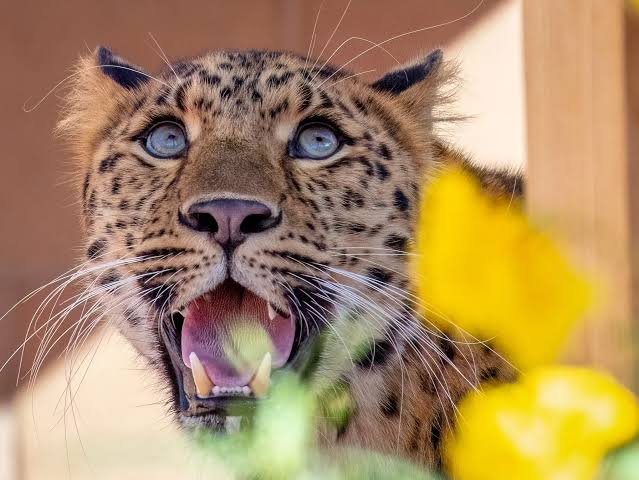
#> input picture Experiment_3/img3.jpg, 639 x 480 px
$ python main.py   (older library calls are emulated)
#> lines starting #> are read from the running program, lines starting #| are printed output that depends on the picture
import cv2
import numpy as np
import matplotlib.pyplot as plt
import time

# ==========================================
# STEP 1: Load Image
# ==========================================

image = cv2.imread("img3.jpg")
#> image is the input picture: shape (480, 639, 3); mean B, G, R 97.9, 139.6, 171.2

if image is None:
    print("Error: image.jpg not found!")
    print("Please keep image.jpg in the same folder as main.py")
    exit()

# Convert BGR to RGB for Matplotlib
image_rgb = cv2.cvtColor(image, cv2.COLOR_BGR2RGB)


# ==========================================
# STEP 2: Display Original Image
# ==========================================

plt.figure(figsize=(6, 4))
plt.imshow(image_rgb)
plt.title("Original Image")
plt.axis("off")
plt.show()


# ==========================================
# STEP 3: Gaussian Filtering
# ==========================================

start = time.time()

gaussian_blur = cv2.GaussianBlur(image, (5, 5), 0)

gaussian_time = time.time() - start

gaussian_rgb = cv2.cvtColor(gaussian_blur, cv2.COLOR_BGR2RGB)

plt.figure(figsize=(6, 4))
plt.imshow(gaussian_rgb)
plt.title("Gaussian Blur")
plt.axis("off")
plt.show()


# ==========================================
# STEP 4: Median Filtering
# ==========================================

start = time.time()

median_filter = cv2.medianBlur(image, 5)

median_time = time.time() - start

median_rgb = cv2.cvtColor(median_filter, cv2.COLOR_BGR2RGB)

plt.figure(figsize=(6, 4))
plt.imshow(median_rgb)
plt.title("Median Filter")
plt.axis("off")
plt.show()


# ==========================================
# STEP 5: Average / Mean Filtering
# ==========================================

start = time.time()

average_filter = cv2.blur(image, (5, 5))

average_time = time.time() - start

average_rgb = cv2.cvtColor(average_filter, cv2.COLOR_BGR2RGB)

plt.figure(figsize=(6, 4))
plt.imshow(average_rgb)
plt.title("Average / Mean Filter")
plt.axis("off")
plt.show()


# ==========================================
# STEP 6: Laplacian Filtering
# ==========================================

gray = cv2.cvtColor(image, cv2.COLOR_BGR2GRAY)
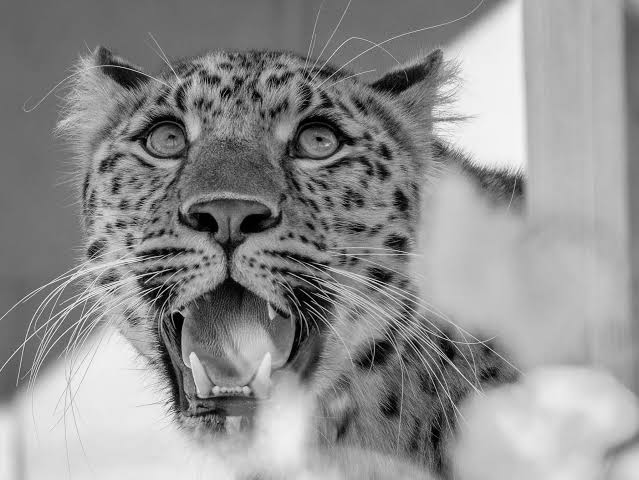
#> gray: shape (480, 639); min 0, max 251, mean 144.3

start = time.time()

laplacian_result = cv2.Laplacian(gray, cv2.CV_64F)
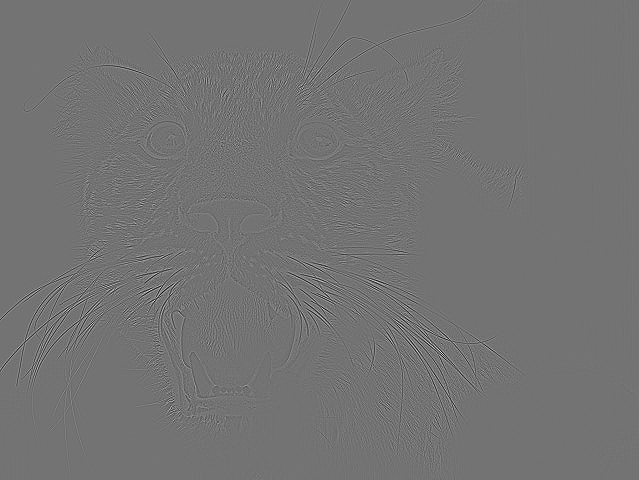
#> laplacian_result: shape (480, 639) float64; min -549, max 663, mean 0; drawn with min black and max white

laplacian_time = time.time() - start

laplacian = cv2.convertScaleAbs(laplacian_result)
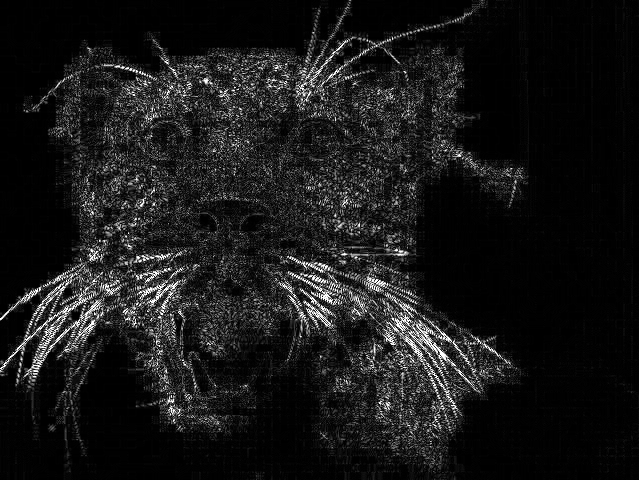
#> laplacian: shape (480, 639); min 0, max 255, mean 24.4

plt.figure(figsize=(6, 4))
plt.imshow(laplacian, cmap="gray")
plt.title("Laplacian Filter")
plt.axis("off")
plt.show()


# ==========================================
# STEP 7: Sobel Edge Detection
# ==========================================

# Sobel X - Vertical Edges
start = time.time()

sobel_x_result = cv2.Sobel(
    gray,
    cv2.CV_64F,
    1,
    0,
    ksize=3
)
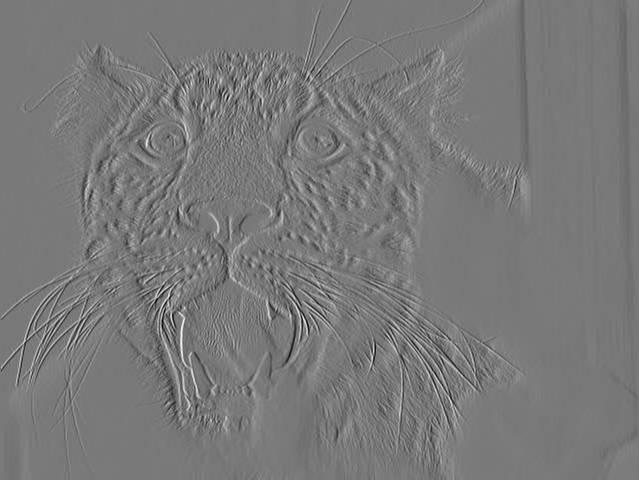
#> sobel_x_result: shape (480, 639) float64; min -620, max 681, mean 0.1; drawn with min black and max white

sobel_x_time = time.time() - start

sobel_x = cv2.convertScaleAbs(sobel_x_result)
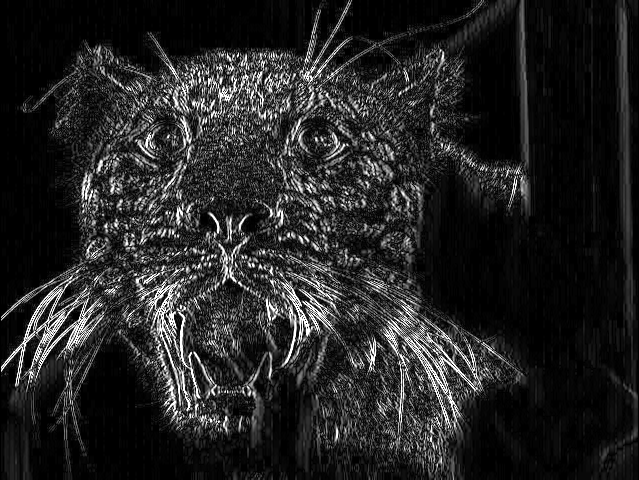
#> sobel_x: shape (480, 639); min 0, max 255, mean 36.5


# Sobel Y - Horizontal Edges
start = time.time()

sobel_y_result = cv2.Sobel(
    gray,
    cv2.CV_64F,
    0,
    1,
    ksize=3
)
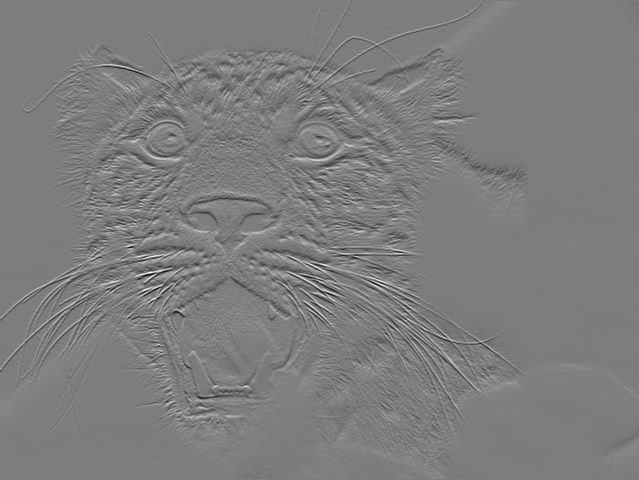
#> sobel_y_result: shape (480, 639) float64; min -761, max 784, mean 1.3; drawn with min black and max white

sobel_y_time = time.time() - start

sobel_y = cv2.convertScaleAbs(sobel_y_result)
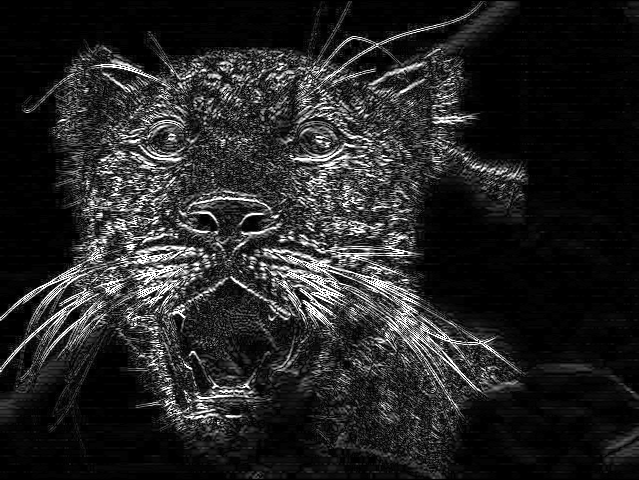
#> sobel_y: shape (480, 639); min 0, max 255, mean 37.3


# Display Sobel X
plt.figure(figsize=(6, 4))
plt.imshow(sobel_x, cmap="gray")
plt.title("Sobel X - Vertical Edges")
plt.axis("off")
plt.show()


# Display Sobel Y
plt.figure(figsize=(6, 4))
plt.imshow(sobel_y, cmap="gray")
plt.title("Sobel Y - Horizontal Edges")
plt.axis("off")
plt.show()


# ==========================================
# STEP 8: Time Comparison
# ==========================================

print("\n========================================")
print("COMPARISON OF FILTERING TECHNIQUES")
print("========================================")

print(f"Gaussian Filter Time : {gaussian_time:.6f} seconds")
print(f"Median Filter Time   : {median_time:.6f} seconds")
print(f"Average Filter Time  : {average_time:.6f} seconds")
print(f"Laplacian Time       : {laplacian_time:.6f} seconds")
print(f"Sobel X Time         : {sobel_x_time:.6f} seconds")
print(f"Sobel Y Time         : {sobel_y_time:.6f} seconds")


# ==========================================
# STEP 9: Combined Comparison
# ==========================================

plt.figure(figsize=(12, 8))

plt.subplot(2, 4, 1)
plt.imshow(image_rgb)
plt.title("Original")
plt.axis("off")

plt.subplot(2, 4, 2)
plt.imshow(gaussian_rgb)
plt.title("Gaussian")
plt.axis("off")

plt.subplot(2, 4, 3)
plt.imshow(median_rgb)
plt.title("Median")
plt.axis("off")

plt.subplot(2, 4, 4)
plt.imshow(average_rgb)
plt.title("Average")
plt.axis("off")

plt.subplot(2, 4, 5)
plt.imshow(laplacian, cmap="gray")
plt.title("Laplacian")
plt.axis("off")

plt.subplot(2, 4, 6)
plt.imshow(sobel_x, cmap="gray")
plt.title("Sobel X")
plt.axis("off")

plt.subplot(2, 4, 7)
plt.imshow(sobel_y, cmap="gray")
plt.title("Sobel Y")
plt.axis("off")

plt.tight_layout()
plt.show()


# ==========================================
# STEP 10: Save Output Images
# ==========================================

cv2.imwrite("original.jpg", image)
cv2.imwrite("gaussian_blur.jpg", gaussian_blur)
cv2.imwrite("median_filter.jpg", median_filter)
cv2.imwrite("average_filter.jpg", average_filter)
cv2.imwrite("laplacian.jpg", laplacian)
cv2.imwrite("sobel_x.jpg", sobel_x)
cv2.imwrite("sobel_y.jpg", sobel_y)

print("\n========================================")
print("ALL OUTPUT IMAGES SAVED SUCCESSFULLY!")
print("========================================")

print("original.jpg")
print("gaussian_blur.jpg")
print("median_filter.jpg")
print("average_filter.jpg")
print("laplacian.jpg")
print("sobel_x.jpg")
print("sobel_y.jpg")


# ==========================================
# OBSERVATIONS
# ==========================================

print("\n========================================")
print("OBSERVATIONS")
print("========================================")

print("1. Gaussian Filter reduces noise and smooths the image.")
print("2. Median Filter is effective for salt-and-pepper noise.")
print("3. Average Filter performs general image smoothing.")
print("4. Laplacian Filter highlights edges and fine details.")
print("5. Sobel X detects vertical edges.")
print("6. Sobel Y detects horizontal edges.")
print("7. Low-pass filters are mainly used for smoothing.")
print("8. High-pass filters are mainly used for edge enhancement.")

$ run again, with Experiment_3/image.jpg copied over Experiment_3/img3.jpg
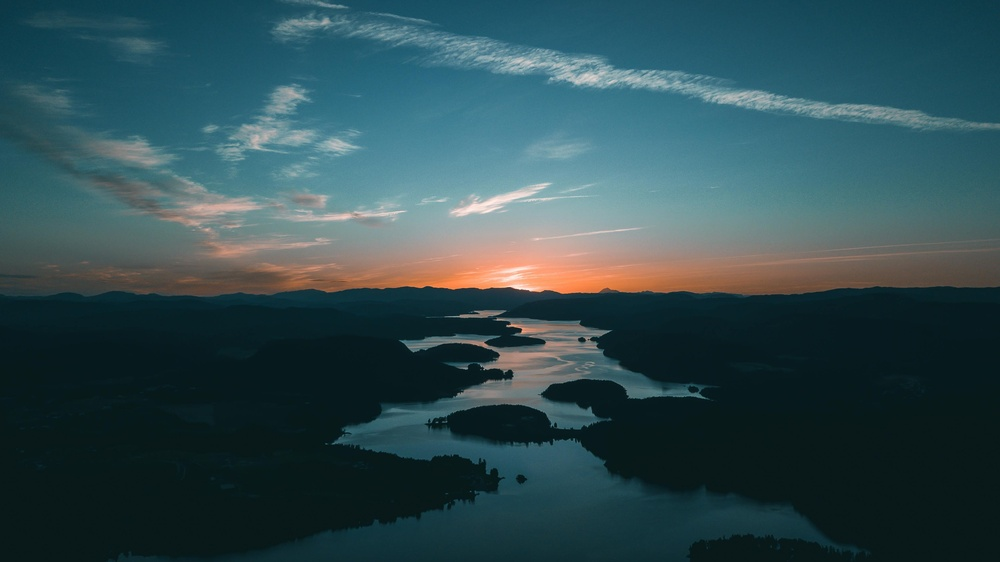
#> input picture Experiment_3/image.jpg, 1000 x 562 px, shrunk from 3844 x 2159 before the run
#> image is the input picture: shape (562, 1000, 3); mean B, G, R 80.8, 75.5, 47.8
#> `sobel_y_result = cv2.Sobel( gray, cv2.CV_64F, 0, 1, ksize=3 )`:
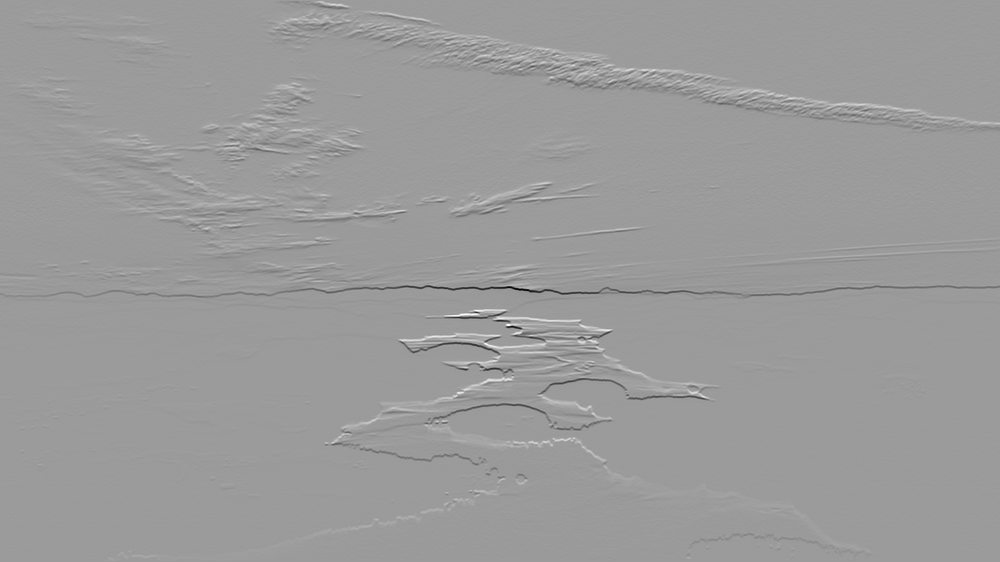
#> sobel_y_result: shape (562, 1000) float64; min -715, max 460, mean -0.4; drawn with min black and max white
#> `sobel_y = cv2.convertScaleAbs(sobel_y_result)`:
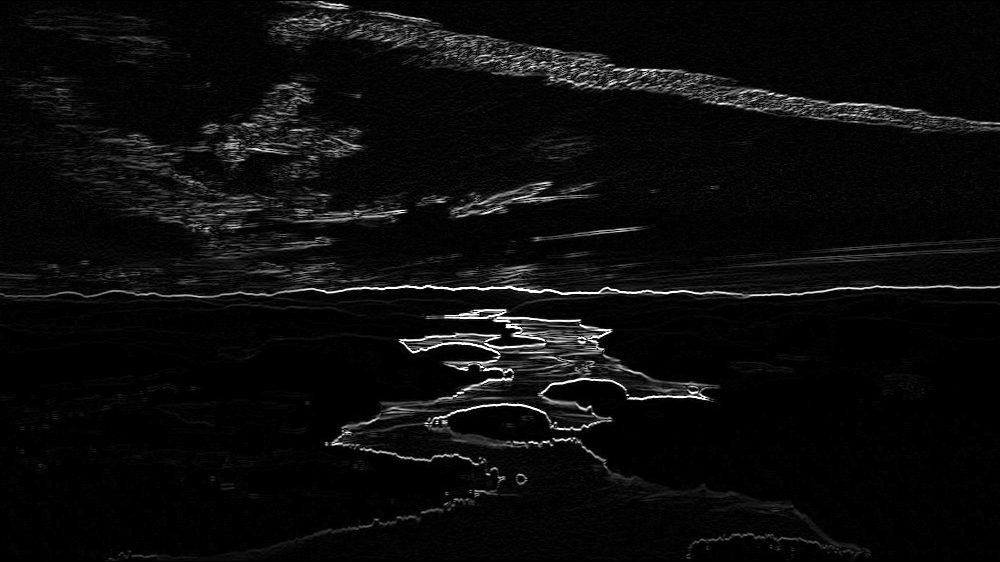
#> sobel_y: shape (562, 1000); min 0, max 255, mean 11.5

$ run again, with Experiment_3/image3.jpg copied over Experiment_3/img3.jpg
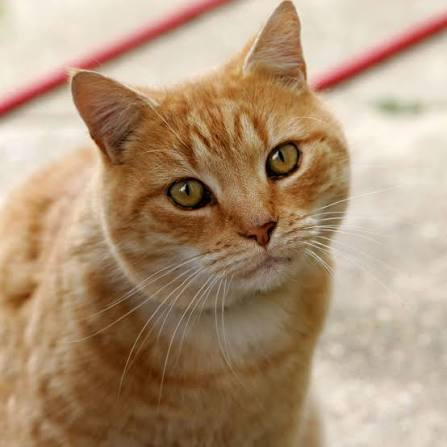
#> input picture Experiment_3/image3.jpg, 447 x 447 px
#> image is the input picture: shape (447, 447, 3); mean B, G, R 120.8, 148.8, 176
#> `sobel_y_result = cv2.Sobel( gray, cv2.CV_64F, 0, 1, ksize=3 )`:
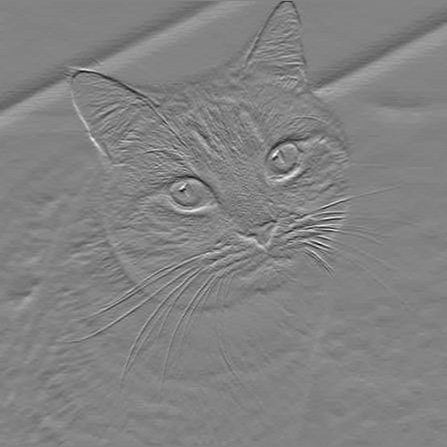
#> sobel_y_result: shape (447, 447) float64; min -447, max 423, mean -1.6; drawn with min black and max white
#> `sobel_y = cv2.convertScaleAbs(sobel_y_result)`:
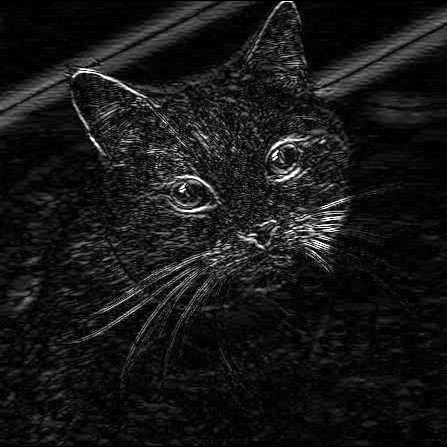
#> sobel_y: shape (447, 447); min 0, max 255, mean 23.2
